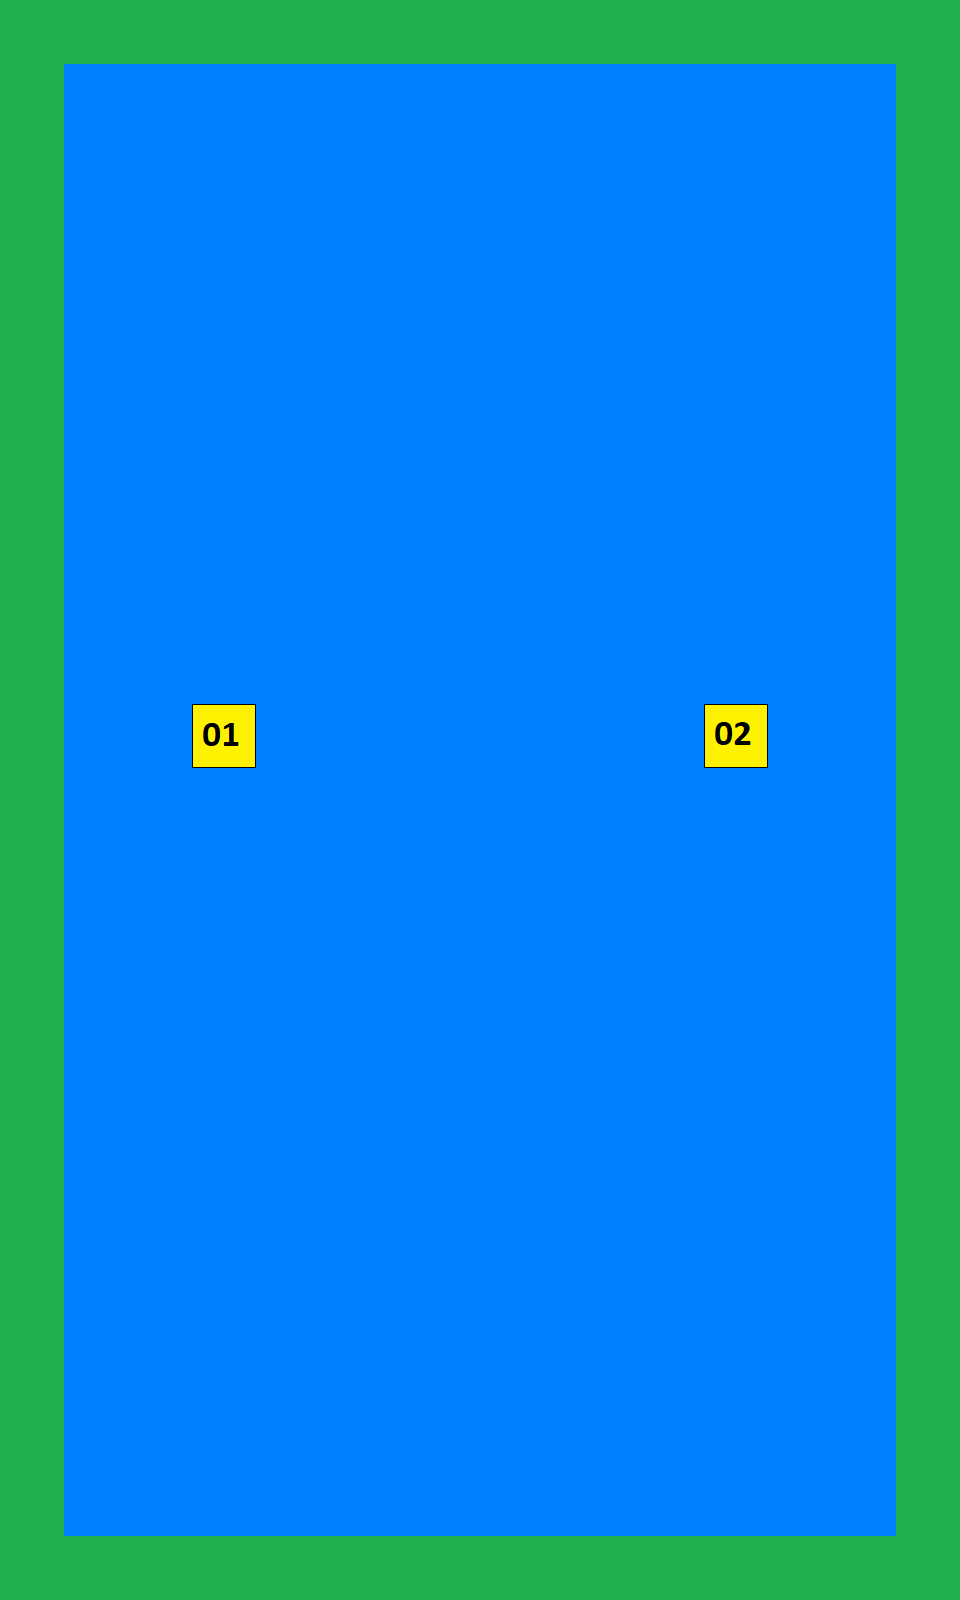

A 2D game scene composited from a Tiled map and its tileset images. What follows is a short description and the map's XML, with every tile layer's data as written:
An orthogonal 15x25 tile map with 64x64 px tiles, 4 tile layers (background, collisions, collectibles, enemies), 2 tilesets.

<map version="1.0" tiledversion="1.1.5" orientation="orthogonal" renderorder="right-up" width="15" height="25" tilewidth="64" tileheight="64" infinite="0" nextobjectid="11">
 <tileset firstgid="1" source="background_tiles.tsx" />
 <tileset firstgid="3" source="enemies_tiles.tsx" />
 <layer name="background" width="15" height="25">
  <data encoding="csv">
1,1,1,1,1,1,1,1,1,1,1,1,1,1,1,
1,2,2,2,2,2,2,2,2,2,2,2,2,2,1,
1,2,2,2,2,2,2,2,2,2,2,2,2,2,1,
1,2,2,2,2,2,2,2,2,2,2,2,2,2,1,
1,2,2,2,2,2,2,2,2,2,2,2,2,2,1,
1,2,2,2,2,2,2,2,2,2,2,2,2,2,1,
1,2,2,2,2,2,2,2,2,2,2,2,2,2,1,
1,2,2,2,2,2,2,2,2,2,2,2,2,2,1,
1,2,2,2,2,2,2,2,2,2,2,2,2,2,1,
1,2,2,2,2,2,2,2,2,2,2,2,2,2,1,
1,2,2,2,2,2,2,2,2,2,2,2,2,2,1,
1,2,2,2,2,2,2,2,2,2,2,2,2,2,1,
1,2,2,2,2,2,2,2,2,2,2,2,2,2,1,
1,2,2,2,2,2,2,2,2,2,2,2,2,2,1,
1,2,2,2,2,2,2,2,2,2,2,2,2,2,1,
1,2,2,2,2,2,2,2,2,2,2,2,2,2,1,
1,2,2,2,2,2,2,2,2,2,2,2,2,2,1,
1,2,2,2,2,2,2,2,2,2,2,2,2,2,1,
1,2,2,2,2,2,2,2,2,2,2,2,2,2,1,
1,2,2,2,2,2,2,2,2,2,2,2,2,2,1,
1,2,2,2,2,2,2,2,2,2,2,2,2,2,1,
1,2,2,2,2,2,2,2,2,2,2,2,2,2,1,
1,2,2,2,2,2,2,2,2,2,2,2,2,2,1,
1,2,2,2,2,2,2,2,2,2,2,2,2,2,1,
1,1,1,1,1,1,1,1,1,1,1,1,1,1,1
</data>
 </layer>
 <layer name="collisions" width="15" height="25">
  <data encoding="csv">
1,1,1,1,1,1,1,1,1,1,1,1,1,1,1,
1,0,0,0,0,0,0,0,0,0,0,0,0,0,1,
1,0,0,0,0,0,0,0,0,0,0,0,0,0,1,
1,0,0,0,0,0,0,0,0,0,0,0,0,0,1,
1,0,0,0,0,0,0,0,0,0,0,0,0,0,1,
1,0,0,0,0,0,0,0,0,0,0,0,0,0,1,
1,0,0,0,0,0,0,0,0,0,0,0,0,0,1,
1,0,0,0,0,0,0,0,0,0,0,0,0,0,1,
1,0,0,0,0,0,0,0,0,0,0,0,0,0,1,
1,0,0,0,0,0,0,0,0,0,0,0,0,0,1,
1,0,0,0,0,0,0,0,0,0,0,0,0,0,1,
1,0,0,0,0,0,0,0,0,0,0,0,0,0,1,
1,0,0,0,0,0,0,0,0,0,0,0,0,0,1,
1,0,0,0,0,0,0,0,0,0,0,0,0,0,1,
1,0,0,0,0,0,0,0,0,0,0,0,0,0,1,
1,0,0,0,0,0,0,0,0,0,0,0,0,0,1,
1,0,0,0,0,0,0,0,0,0,0,0,0,0,1,
1,0,0,0,0,0,0,0,0,0,0,0,0,0,1,
1,0,0,0,0,0,0,0,0,0,0,0,0,0,1,
1,0,0,0,0,0,0,0,0,0,0,0,0,0,1,
1,0,0,0,0,0,0,0,0,0,0,0,0,0,1,
1,0,0,0,0,0,0,0,0,0,0,0,0,0,1,
1,0,0,0,0,0,0,0,0,0,0,0,0,0,1,
1,0,0,0,0,0,0,0,0,0,0,0,0,0,1,
1,1,1,1,1,1,1,1,1,1,1,1,1,1,1
</data>
 </layer>
 <layer name="collectibles" width="15" height="25">
  <data encoding="csv">
0,0,0,0,0,0,0,0,0,0,0,0,0,0,0,
0,0,0,0,0,0,0,0,0,0,0,0,0,0,0,
0,0,0,0,0,0,0,0,0,0,0,0,0,0,0,
0,0,0,0,0,0,0,0,0,0,0,0,0,0,0,
0,0,0,0,0,0,0,0,0,0,0,0,0,0,0,
0,0,0,0,0,0,0,0,0,0,0,0,0,0,0,
0,0,0,0,0,0,0,0,0,0,0,0,0,0,0,
0,0,0,0,0,0,0,0,0,0,0,0,0,0,0,
0,0,0,0,0,0,0,0,0,0,0,0,0,0,0,
0,0,0,0,0,0,0,0,0,0,0,0,0,0,0,
0,0,0,0,0,0,0,0,0,0,0,0,0,0,0,
0,0,0,0,0,0,0,0,0,0,0,0,0,0,0,
0,0,0,0,0,0,0,0,0,0,0,0,0,0,0,
0,0,0,0,0,0,0,0,0,0,0,0,0,0,0,
0,0,0,0,0,0,0,0,0,0,0,0,0,0,0,
0,0,0,0,0,0,0,0,0,0,0,0,0,0,0,
0,0,0,0,0,0,0,0,0,0,0,0,0,0,0,
0,0,0,0,0,0,0,0,0,0,0,0,0,0,0,
0,0,0,0,0,0,0,0,0,0,0,0,0,0,0,
0,0,0,0,0,0,0,0,0,0,0,0,0,0,0,
0,0,0,0,0,0,0,0,0,0,0,0,0,0,0,
0,0,0,0,0,0,0,0,0,0,0,0,0,0,0,
0,0,0,0,0,0,0,0,0,0,0,0,0,0,0,
0,0,0,0,0,0,0,0,0,0,0,0,0,0,0,
0,0,0,0,0,0,0,0,0,0,0,0,0,0,0
</data>
 </layer>
 <layer name="enemies" width="15" height="25">
  <data encoding="csv">
0,0,0,0,0,0,0,0,0,0,0,0,0,0,0,
0,0,0,0,0,0,0,0,0,0,0,0,0,0,0,
0,0,0,0,0,0,0,0,0,0,0,0,0,0,0,
0,0,0,0,0,0,0,0,0,0,0,0,0,0,0,
0,0,0,0,0,0,0,0,0,0,0,0,0,0,0,
0,0,0,0,0,0,0,0,0,0,0,0,0,0,0,
0,0,0,0,0,0,0,0,0,0,0,0,0,0,0,
0,0,0,0,0,0,0,0,0,0,0,0,0,0,0,
0,0,0,0,0,0,0,0,0,0,0,0,0,0,0,
0,0,0,0,0,0,0,0,0,0,0,0,0,0,0,
0,0,0,0,0,0,0,0,0,0,0,0,0,0,0,
0,0,0,3,0,0,0,0,0,0,0,4,0,0,0,
0,0,0,0,0,0,0,0,0,0,0,0,0,0,0,
0,0,0,0,0,0,0,0,0,0,0,0,0,0,0,
0,0,0,0,0,0,0,0,0,0,0,0,0,0,0,
0,0,0,0,0,0,0,0,0,0,0,0,0,0,0,
0,0,0,0,0,0,0,0,0,0,0,0,0,0,0,
0,0,0,0,0,0,0,0,0,0,0,0,0,0,0,
0,0,0,0,0,0,0,0,0,0,0,0,0,0,0,
0,0,0,0,0,0,0,0,0,0,0,0,0,0,0,
0,0,0,0,0,0,0,0,0,0,0,0,0,0,0,
0,0,0,0,0,0,0,0,0,0,0,0,0,0,0,
0,0,0,0,0,0,0,0,0,0,0,0,0,0,0,
0,0,0,0,0,0,0,0,0,0,0,0,0,0,0,
0,0,0,0,0,0,0,0,0,0,0,0,0,0,0
</data>
 </layer>
</map>
